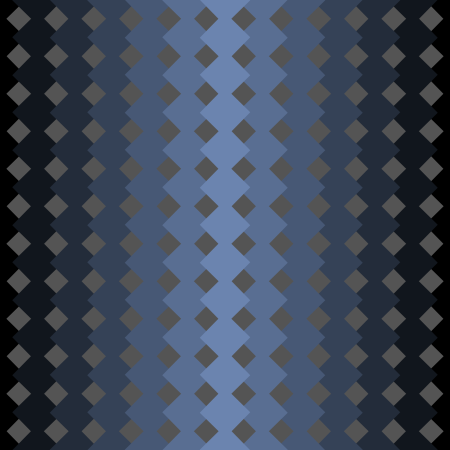
Frame 1 (no input)
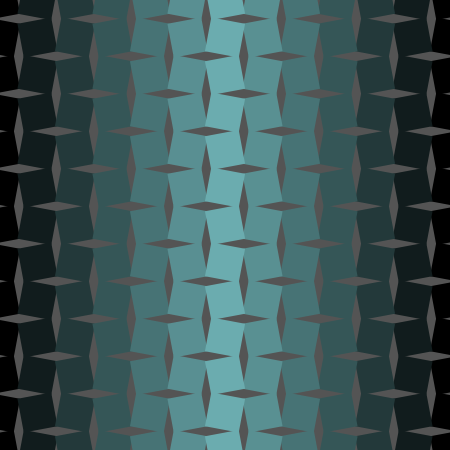
Frame 60 (the mouse pressed at the canvas centre just before this capture)
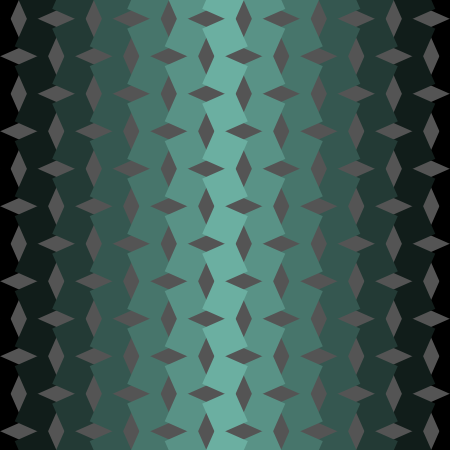
Frame 120 (the mouse held since frame 60 and released just before this capture)

The Processing sketch that drew these frames (run headless with seeded random() and noise(); from frame 60 on, the mouse is pressed at the canvas centre):

// Processing sketch: WhoFirst_Java
// ── WhoFirst_Java.pde
public interface Drawable {
  void _draw();
}

/*
  Creates a drawable diamond grid scaled to background
 */
class diamondGridBG implements Drawable {
  int dimX, dimY;
  float diaLength, ang;
  double hueNoise;
  color colorBG, colorDiamond;

  diamondGridBG(int countX) {
    // initialize colors
    colorBG = color( 0, 0, 33);
    colorDiamond = color(120, 40, 40);

    // calculate length, then the number of them that fit
    diaLength = width / ((float)countX + 1.0);
    // get dimensions based on length, extra 3 needed for padding
    dimX = (int)(width / diaLength) + 1;
    dimY = (int)(height / diaLength) + 1;

    // spinny thing
    ang = HALF_PI / 2.0;

    // color thing
    hueNoise = 0;
  }

  void _draw() {
    pushStyle();

    noStroke();
    fill(colorBG);
    rect(width/2, height/2, width, height);

    // update angle for spinny animation
    ang += 0.01;

    for (int x_val = 0; x_val < dimX; ++x_val) {
      // print from outter values to mid value
      // this makes center column draw last and overlap edges
      int x_ = x_val % 2 == 0 ? x_val / 2 : dimX - x_val / 2 - 1;

      for (int y_ = 0; y_ < dimY; ++y_) {
        pushMatrix();

        translate(x_ * diaLength, y_ * diaLength);
        if ((x_ * dimY + y_) % 2 == 0)
          rotate(ang);
        else
          rotate(-ang);

        noStroke();
        float hue = map(noise((float)hueNoise)*1000, 0, 1000, 0, 360);
        float brt = map(abs(x_ - dimX/2), 0, dimX/2, 69, 0);
        fill(hue, 39, brt);
        float mult = 0.8 + 0.25*noise((float)hueNoise*2);
        rect(0, 0, diaLength * mult, diaLength * mult);

        popMatrix();
      }

      hueNoise += 0.0003;
    }

    popStyle();
  }
}

diamondGridBG bgPattern;

void setup() {
  size(450, 450); // close enough to mobile

  colorMode(HSB, 360, 100, 100, 100);
  rectMode(CENTER);

  bgPattern = new diamondGridBG(11);
}

void draw() {
  background(69); // nice
  bgPattern._draw();
}
